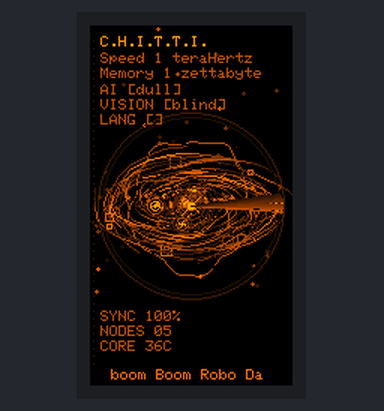
The sketch below on a simulated ESP32. Shown: 135×240 colour display. Random numbers use the default seed unless the sketch sets one.

Above: at 0.76 s.
At 5.43 s:
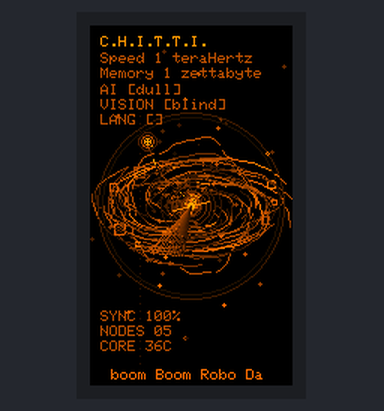
At 10.49 s:
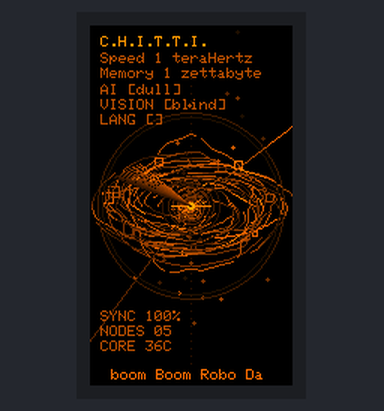
At 20.23 s:
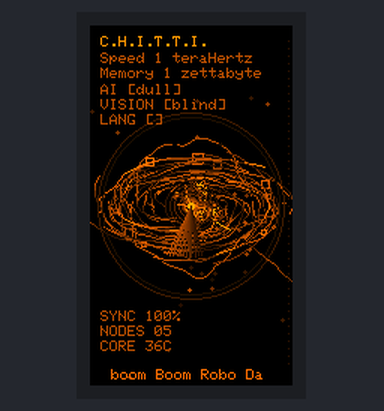
At 29.96 s:
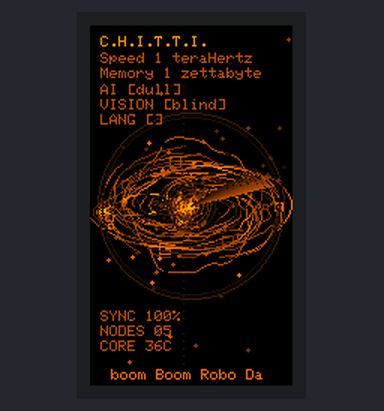
At 39.69 s:
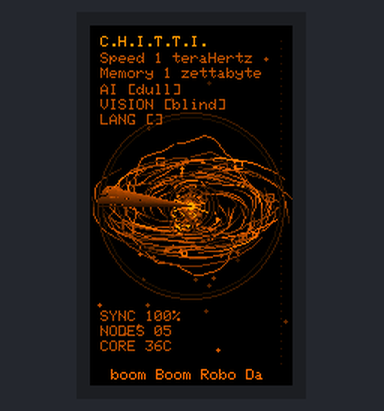

The sketch:

Chitti.ino
```cpp
#include <TFT_eSPI.h>
#include <SPI.h>
#include <math.h>

// ============================================================
// C.H.I.T.T.I. KNOWLEDGE CORE
// LILYGO / TTGO T-DISPLAY ESP32
//
// VERTICAL = false -> 240 x 135
// VERTICAL = true  -> 135 x 240
//
// The animation is deliberately asymmetric:
// - central rotating AI core
// - multiple independent orbital rings
// - 5 knowledge nodes revolving around the core
// - nodes connected by dynamic energy strings
// - dense particle/data field
// - brighter and dimmer regions
// - rotating scan/radar elements
// ============================================================

#define VERTICAL true

#if VERTICAL
  #define SCREEN_W 135
  #define SCREEN_H 240
  #define CX 67
  #define CY 120
#else
  #define SCREEN_W 240
  #define SCREEN_H 135
  #define CX 120
  #define CY 67
#endif

TFT_eSPI tft = TFT_eSPI();
TFT_eSprite spr = TFT_eSprite(&tft);

// ============================================================
// PERFORMANCE
// ============================================================

#define PARTICLES 420
#define FIELD_LINES 34
#define ORBIT_SEGMENTS 72
#define NODE_COUNT 5

// ============================================================
// PARTICLES
// ============================================================

struct Particle {
  float a;
  float r;
  float z;
  float speed;
  float drift;
  uint8_t brightness;
};

Particle particles[PARTICLES];

// ============================================================
// KNOWLEDGE NODES
// ============================================================

struct Node {
  float orbit;
  float angle;
  float speed;
  float tilt;
  float size;
  float phase;
  uint8_t brightness;
};

Node nodes[NODE_COUNT];

// ============================================================
// GLOBAL ANIMATION
// ============================================================

float tAnim = 0.0f;
float coreRotation = 0.0f;
float ringRotation = 0.0f;
float radarRotation = 0.0f;
float scan = 0.0f;

// ============================================================
// ORANGE / AMBER
// ============================================================

uint16_t amber(uint8_t b) {

  // Global brightness multiplier
  float brightness = 1.50f;

  int r = (int)(b * brightness);
  int g = (int)(b * 0.43f * brightness);
  int bl = (int)(b * 0.018f * brightness);

  if (r > 255) r = 255;
  if (g > 255) g = 255;
  if (bl > 255) bl = 255;

  return spr.color565(
    (uint8_t)r,
    (uint8_t)g,
    (uint8_t)bl
  );
}
// ============================================================
// SETUP PARTICLES
// ============================================================

void makeParticles() {

  randomSeed(analogRead(0));

  for (int i = 0; i < PARTICLES; i++) {

    particles[i].a =
      random(0, 6283) / 1000.0f;

    // Uneven radius creates the asymmetric cloud
    particles[i].r =
      random(17, 61);

    particles[i].z =
      random(-100, 101) / 100.0f;

    particles[i].speed =
      random(2, 15) / 10000.0f;

    particles[i].drift =
      random(-20, 21) / 1000.0f;

    particles[i].brightness =
      random(45, 210);
  }
}

// ============================================================
// SETUP KNOWLEDGE NODES
// ============================================================

void makeNodes() {

  // Each node has its own orbit and speed.
  // They intentionally do NOT form a perfect symmetric pattern.

  nodes[0] = {35.0f, 0.2f, 0.021f, 0.33f, 3.0f, 0.0f, 255};
  nodes[1] = {45.0f, 2.0f, -0.014f, 0.62f, 2.0f, 1.7f, 210};
  nodes[2] = {53.0f, 4.1f, 0.009f, 0.28f, 2.5f, 3.1f, 230};
  nodes[3] = {40.0f, 5.0f, -0.018f, 0.82f, 2.0f, 4.4f, 190};
  nodes[4] = {58.0f, 1.1f, 0.007f, 0.48f, 2.5f, 5.3f, 220};
}

// ============================================================
// 3D -> SCREEN
// ============================================================

void projectPoint(
  float x,
  float y,
  float z,
  int &sx,
  int &sy,
  float &depth
) {

  // Rotate around Y
  float cy = cosf(coreRotation);
  float syy = sinf(coreRotation);

  float x1 = x * cy - z * syy;
  float z1 = x * syy + z * cy;

  // Rotate around X
  float cx = cosf(0.42f);
  float sxr = sinf(0.42f);

  float y1 = y * cx - z1 * sxr;
  float z2 = y * sxr + z1 * cx;

  depth = z2;

  float perspective =
    1.0f / (1.0f - z2 * 0.22f);

  sx = CX + (int)(x1 * perspective);
  sy = CY + (int)(y1 * perspective);
}

// ============================================================
// CENTRAL ENERGY CORE
// ============================================================

void drawCore() {

  float pulse =
    1.0f +
    0.12f * sinf(tAnim * 4.2f);

  // Irregular glow
  for (int r = 18; r >= 3; r -= 3) {

    float fade =
      1.0f - r / 20.0f;

    uint8_t b =
      25 + (uint8_t)(fade * 90);

    spr.drawCircle(
      CX,
      CY,
      (int)(r * pulse),
      amber(b)
    );
  }

  // Rotating inner rings
  for (int k = 0; k < 3; k++) {

    float rr =
      6.0f + k * 4.0f;

    int px1 =
      CX + (int)(cosf(coreRotation + k) * rr);

    int py1 =
      CY + (int)(sinf(coreRotation + k) * rr * 0.55f);

    int px2 =
      CX + (int)(cosf(coreRotation + k + PI) * rr);

    int py2 =
      CY + (int)(sinf(coreRotation + k + PI) * rr * 0.55f);

    spr.drawLine(
      px1, py1,
      px2, py2,
      amber(150 + k * 30)
    );
  }

  // Bright core
  spr.fillCircle(
    CX,
    CY,
    (int)(2.5f * pulse),
    amber(255)
  );

  // Core spark
  spr.drawPixel(
    CX + (int)(sinf(tAnim * 7.0f) * 3),
    CY + (int)(cosf(tAnim * 5.0f) * 2),
    amber(255)
  );
}

// ============================================================
// ASYMMETRIC ORBITAL RINGS
// ============================================================

void drawOrbit(
  float radius,
  float flatten,
  float rotation,
  uint8_t brightness
) {

  int lastX = 0;
  int lastY = 0;
  bool first = true;

  for (int i = 0; i <= ORBIT_SEGMENTS; i++) {

    float a =
      TWO_PI * i / ORBIT_SEGMENTS +
      rotation;

    // Uneven ring
    float wobble =
      1.0f +
      0.06f * sinf(a * 5.0f + tAnim) +
      0.025f * sinf(a * 11.0f - tAnim * 2.0f);

    float x =
      cosf(a) *
      radius *
      wobble;

    float y =
      sinf(a) *
      radius *
      flatten *
      wobble;

    int px = CX + (int)x;
    int py = CY + (int)y;

    if (!first) {

      // Break random sections of the ring
      if ((i + (int)(tAnim * 4)) % 13 != 0) {

        spr.drawLine(
          lastX,
          lastY,
          px,
          py,
          amber(brightness)
        );
      }
    }

    lastX = px;
    lastY = py;
    first = false;
  }
}

// ============================================================
// DATA ARC
// ============================================================

void drawDataArc(
  float radius,
  float start,
  float length,
  float flatten,
  uint8_t brightness
) {

  int steps = 26;

  for (int i = 0; i < steps; i++) {

    float f1 = (float)i / steps;
    float f2 = (float)(i + 1) / steps;

    float a1 =
      start + length * f1;

    float a2 =
      start + length * f2;

    int x1 =
      CX + (int)(cosf(a1) * radius);

    int y1 =
      CY + (int)(sinf(a1) * radius * flatten);

    int x2 =
      CX + (int)(cosf(a2) * radius);

    int y2 =
      CY + (int)(sinf(a2) * radius * flatten);

    spr.drawLine(
      x1, y1,
      x2, y2,
      amber(brightness)
    );
  }
}

// ============================================================
// KNOWLEDGE PARTICLE FIELD
// ============================================================

void drawKnowledgeField() {

  for (int i = 0; i < PARTICLES; i++) {

    Particle &p = particles[i];

    p.a += p.speed;

    // Some particles drift in and out
    float rr =
      p.r +
      2.5f * sinf(
        tAnim * 1.2f +
        p.a * 2.0f +
        i * 0.017f
      );

    // Asymmetric deformation
    float x =
      cosf(p.a) * rr;

    float y =
      sinf(p.a) * rr;

    x *=
      1.0f +
      0.12f * sinf(p.a * 3.0f);

    y *=
      0.70f +
      0.08f * sinf(p.a * 5.0f);

    float z =
      p.z +
      0.12f * sinf(
        tAnim +
        i * 0.03f
      );

    int px, py;
    float depth;

    projectPoint(
      x,
      y,
      z * 20.0f,
      px,
      py,
      depth
    );

    if (
      px < 1 ||
      px >= SCREEN_W - 1 ||
      py < 1 ||
      py >= SCREEN_H - 1
    )
      continue;

    // Bright and dim areas
    float localLight =
      0.35f +
      0.65f *
      (0.5f + 0.5f *
      sinf(
        p.a * 3.0f +
        tAnim * 2.0f
      ));

    int b =
      (int)(
        p.brightness *
        localLight
      );

    if (b < 25) b = 25;
    if (b > 240) b = 240;

    if (depth > 0.45f) {

      spr.fillCircle(
        px,
        py,
        1,
        amber(b)
      );

    } else {

      spr.drawPixel(
        px,
        py,
        amber(b)
      );
    }
  }
}

// ============================================================
// MOVING DATA STREAMS
// ============================================================

void drawDataStreams() {

  for (int line = 0; line < FIELD_LINES; line++) {

    float base =
      TWO_PI *
      line /
      FIELD_LINES;

    float phase =
      base +
      tAnim *
      (0.25f + (line % 4) * 0.06f);

    float radius =
      20 +
      (line % 5) * 8;

    int previousX = 0;
    int previousY = 0;
    bool first = true;

    for (int p = 0; p < 22; p++) {

      float f =
        (float)p / 21.0f;

      float a =
        phase +
        f * (1.8f + (line % 3) * 0.4f);

      float r =
        radius +
        f * 18.0f +
        3.0f * sinf(
          f * 9.0f +
          tAnim * 3.0f +
          line
        );

      float x =
        cosf(a) * r;

      float y =
        sinf(a) * r * 0.52f;

      int sx = CX + (int)x;
      int sy = CY + (int)y;

      if (!first) {

        // Uneven intensity
        uint8_t b =
          35 +
          (uint8_t)(
            100.0f *
            (0.5f +
            0.5f *
            sinf(
              f * 12.0f -
              tAnim * 5.0f
            ))
          );

        if (line % 7 == 0)
          b += 60;

        if (b > 240)
          b = 240;

        spr.drawLine(
          previousX,
          previousY,
          sx,
          sy,
          amber(b)
        );
      }

      previousX = sx;
      previousY = sy;
      first = false;
    }
  }
}

// ============================================================
// KNOWLEDGE NODES
// ============================================================

void getNodePosition(
  int i,
  float &x,
  float &y,
  float &z
) {

  Node &n = nodes[i];

  n.angle += n.speed;

  float a =
    n.angle;

  float wobble =
    1.0f +
    0.10f *
    sinf(
      tAnim * 1.7f +
      n.phase
    );

  x =
    cosf(a) *
    n.orbit *
    wobble;

  y =
    sinf(a) *
    n.orbit *
    n.tilt;

  // Each node has its own depth motion
  z =
    sinf(
      a * 1.7f +
      n.phase
    ) *
    20.0f;
}

// ============================================================
// CONNECTION STRING BETWEEN NODES
// ============================================================

void drawEnergyString(
  float x1,
  float y1,
  float x2,
  float y2,
  float phase,
  uint8_t brightness
) {

  const int segments = 20;

  int lastX = (int)x1;
  int lastY = (int)y1;

  for (int i = 1; i <= segments; i++) {

    float f =
      (float)i / segments;

    // Curved connection
    float curve =
      sinf(
        f * PI
      ) *
      (8.0f +
       3.0f *
       sinf(tAnim * 3.0f + phase));

    float x =
      x1 +
      (x2 - x1) * f;

    float y =
      y1 +
      (y2 - y1) * f;

    // Perpendicular curve
    float dx = x2 - x1;
    float dy = y2 - y1;

    float length =
      sqrtf(dx * dx + dy * dy);

    if (length > 0.1f) {

      x +=
        (-dy / length) *
        curve;

      y +=
        (dx / length) *
        curve;
    }

    int px = (int)x;
    int py = (int)y;

    // Animated pulse moving along the string
    float pulse =
      0.45f +
      0.55f *
      sinf(
        f * 12.0f -
        tAnim * 6.0f +
        phase
      );

    uint8_t b =
      (uint8_t)(
        brightness *
        pulse
      );

    if (b < 20)
      b = 20;

    spr.drawLine(
      lastX,
      lastY,
      px,
      py,
      amber(b)
    );

    // Energy packets
    if (
      i % 5 == 0 &&
      pulse > 0.82f
    ) {

      spr.fillCircle(
        px,
        py,
        1,
        amber(255)
      );
    }

    lastX = px;
    lastY = py;
  }
}

// ============================================================
// DRAW NODES + CONNECTIONS
// ============================================================

void drawKnowledgeNodes() {

  float nx[NODE_COUNT];
  float ny[NODE_COUNT];
  float nz[NODE_COUNT];

  // Calculate positions
  for (int i = 0; i < NODE_COUNT; i++) {

    getNodePosition(
      i,
      nx[i],
      ny[i],
      nz[i]
    );

    int sx, sy;
    float depth;

    projectPoint(
      nx[i],
      ny[i],
      nz[i],
      sx,
      sy,
      depth
    );

    nx[i] = sx;
    ny[i] = sy;
  }

  // Two / three linked knowledge pathways
  drawEnergyString(
    CX,
    CY,
    nx[0],
    ny[0],
    0.2f,
    190
  );

  drawEnergyString(
    CX,
    CY,
    nx[2],
    ny[2],
    2.1f,
    170
  );

  drawEnergyString(
    nx[0],
    ny[0],
    nx[3],
    ny[3],
    3.8f,
    135
  );

  drawEnergyString(
    nx[1],
    ny[1],
    nx[4],
    ny[4],
    5.1f,
    115
  );

  // Nodes
  for (int i = 0; i < NODE_COUNT; i++) {

    int x = (int)nx[i];
    int y = (int)ny[i];

    if (
      x < 0 ||
      x >= SCREEN_W ||
      y < 0 ||
      y >= SCREEN_H
    )
      continue;

    float pulse =
      1.0f +
      0.30f *
      sinf(
        tAnim * 4.0f +
        nodes[i].phase
      );

    int r =
      (int)(
        nodes[i].size *
        pulse
      );

    // Node halo
    spr.drawCircle(
      x,
      y,
      r + 4,
      amber(55)
    );

    spr.drawCircle(
      x,
      y,
      r + 2,
      amber(120)
    );

    // Node ring
    spr.drawCircle(
      x,
      y,
      r,
      amber(220)
    );

    // Node center
    spr.fillCircle(
      x,
      y,
      1,
      amber(255)
    );

    // Small rotating satellite around node
    float a =
      tAnim * 3.0f +
      nodes[i].phase;

    int sx =
      x +
      (int)(cosf(a) * (r + 3));

    int sy =
      y +
      (int)(sinf(a) * (r + 3));

    spr.drawPixel(
      sx,
      sy,
      amber(255)
    );
  }
}

// ============================================================
// ASYMMETRIC OUTER ARCS
// ============================================================

void drawOuterStructures() {

  // Large uneven arcs
  drawDataArc(
    61,
    ringRotation * 0.4f,
    1.7f,
    0.48f,
    105
  );

  drawDataArc(
    56,
    -ringRotation * 0.8f + 2.3f,
    2.4f,
    0.72f,
    80
  );

  drawDataArc(
    63,
    ringRotation * 1.2f + 4.1f,
    0.9f,
    0.36f,
    160
  );

  // Small floating brackets / data blocks
  for (int i = 0; i < 11; i++) {

    float a =
      i * 0.91f +
      ringRotation * (i % 2 ? -0.5f : 0.7f);

    float r =
      51 +
      (i % 4) * 3;

    int x =
      CX +
      (int)(cosf(a) * r);

    int y =
      CY +
      (int)(sinf(a) * r * 0.55f);

    int s =
      2 +
      (i % 3);

    spr.drawRect(
      x - s,
      y - s,
      s * 2,
      s * 2,
      amber(
        80 +
        (i % 4) * 35
      )
    );
  }
}

// ============================================================
// RADAR / SCANNER
// ============================================================

void drawRadar() {

  float r = 62;

  spr.drawCircle(
    CX,
    CY,
    r,
    amber(45)
  );

  spr.drawCircle(
    CX,
    CY,
    r - 3,
    amber(25)
  );

  float a =
    radarRotation;

  int x =
    CX +
    (int)(cosf(a) * r);

  int y =
    CY +
    (int)(sinf(a) * r * 0.55f);

  spr.drawLine(
    CX,
    CY,
    x,
    y,
    amber(130)
  );

  // Short sweep trail
  for (int i = 1; i < 12; i++) {

    float aa =
      a - i * 0.035f;

    int xx =
      CX +
      (int)(cosf(aa) * r);

    int yy =
      CY +
      (int)(sinf(aa) * r * 0.55f);

    spr.drawLine(
      CX,
      CY,
      xx,
      yy,
      amber(120 - i * 8)
    );
  }
}

// ============================================================
// MOVING SCAN
// ============================================================

void drawScan() {

#if VERTICAL

  scan += 0.65f;

  if (scan > SCREEN_W)
    scan = 0;

  int x = (int)scan;

  for (int y = 10; y < SCREEN_H - 10; y += 5) {

    spr.drawPixel(
      x,
      y,
      amber(35)
    );
  }

#else

  scan += 0.75f;

  if (scan > SCREEN_H)
    scan = 0;

  int y = (int)scan;

  for (int x = 10; x < SCREEN_W - 10; x += 5) {

    spr.drawPixel(
      x,
      y,
      amber(35)
    );
  }

#endif
}

// ============================================================
// HUD TEXT - HORIZONTAL
// ============================================================

void drawHorizontalHUD() {

  spr.setTextSize(1);

  spr.setTextColor(
    amber(235)
  );

  spr.setCursor(7, 7);
  spr.print("C.H.I.T.T.I.");

  spr.setTextColor(
    amber(125)
  );

  spr.setCursor(8, 18);
  spr.print("Speed 1 teraHertz");

  spr.setCursor(8, 28);
  spr.print("Memory 1 zettabyte");

  spr.setCursor(8, 38);
  spr.print("AI CORE   [OK]");

  spr.setCursor(8, 48);
  spr.print("VISION    [blind]");

  spr.setCursor(8, 58);
  spr.print("LANGUAGE  [kannada]");

  spr.setTextColor(
    amber(190)
  );

  spr.setCursor(176, 7);
  spr.print("STARK");

  spr.setCursor(176, 18);
  spr.print("ONLINE");

  spr.setCursor(176, 30);
  spr.print("SYNC 100%");

  spr.setCursor(176, 42);
  spr.print("NODES  05");

  spr.setCursor(176, 54);
  spr.print("CORE  36C");

  spr.setCursor(38, 124);
  spr.print("INTELLIGENCE IN MOTION");
}

// ============================================================
// HUD TEXT - VERTICAL
// ============================================================

void drawVerticalHUD() {

  spr.setTextSize(1);

  spr.setTextColor(
    amber(235)
  );

  spr.setCursor(7, 7);
  spr.print("C.H.I.T.T.I.");

  spr.setTextColor(
    amber(125)
  );

  spr.setCursor(7, 18);
  spr.print("Speed 1 teraHertz");

  spr.setCursor(7, 28);
  spr.print("Memory 1 zettabyte");

  spr.setCursor(7, 39);
  spr.print("AI [dull]");

  spr.setCursor(7, 49);
  spr.print("VISION [blind]");

  spr.setCursor(7, 59);
  spr.print("LANG []");

  spr.setCursor(7, 190);
  spr.print("SYNC 100%");

  spr.setCursor(7, 200);
  spr.print("NODES 05");

  spr.setCursor(7, 210);
  spr.print("CORE 36C");

  spr.setTextColor(
    amber(170)
  );

  spr.setCursor(14, 229);
  spr.print("boom Boom Robo Da");
}

// ============================================================
// MAIN FRAME
// ============================================================

void drawFrame() {

  spr.fillSprite(
    TFT_BLACK
  );

  // Large asymmetric architecture
  drawOrbit(
    56,
    0.34f,
    ringRotation,
    95
  );

  drawOrbit(
    48,
    0.72f,
    -ringRotation * 0.72f,
    75
  );

  drawOrbit(
    41,
    1.10f,
    ringRotation * 1.25f,
    125
  );

  drawOuterStructures();

  // Dense neural/data environment
  drawKnowledgeField();

  drawDataStreams();

  // Revolving knowledge satellites
  drawKnowledgeNodes();

  // Central AI core
  drawCore();

  // Radar
  drawRadar();

  // Scan
  drawScan();

  // Interface text
#if VERTICAL
  drawVerticalHUD();
#else
  drawHorizontalHUD();
#endif

  spr.pushSprite(
    0,
    0
  );
}

// ============================================================
// SETUP
// ============================================================

void setup() {

  Serial.begin(115200);

  tft.init();

#if VERTICAL
  tft.setRotation(0);
#else
  tft.setRotation(1);
#endif

  tft.fillScreen(
    TFT_BLACK
  );

  spr.setColorDepth(16);

  spr.createSprite(
    SCREEN_W,
    SCREEN_H
  );

  makeParticles();
  makeNodes();
}

// ============================================================
// LOOP
// ============================================================

void loop() {

  drawFrame();

  ringRotation += 0.021f;
  radarRotation += 0.040f;
  coreRotation += 0.012f;
  tAnim += 0.035f;

  if (ringRotation > TWO_PI)
    ringRotation -= TWO_PI;

  if (radarRotation > TWO_PI)
    radarRotation -= TWO_PI;

  if (coreRotation > TWO_PI)
    coreRotation -= TWO_PI;

  if (tAnim > TWO_PI)
    tAnim -= TWO_PI;

  yield();
}
```
